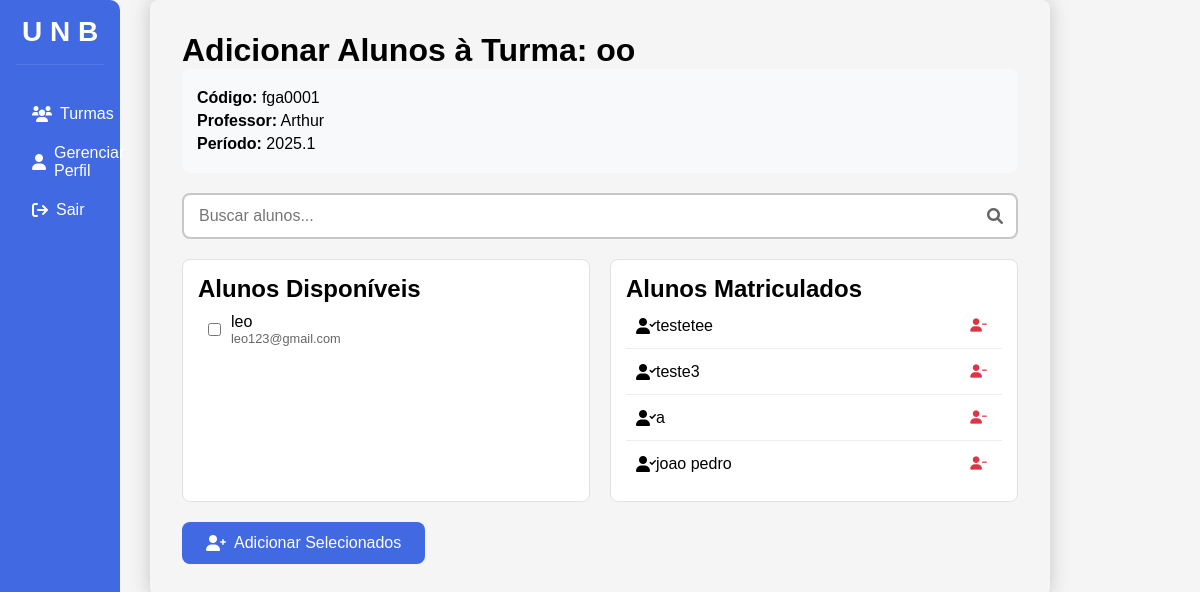
Page /professor/visualizar_turmas/alunos/fga0001/matricula (signed in) on the committed database.
### app.py (models this page shows, shortened)
class Turma(db.Model):
    codigo_disciplina = db.Column(db.String(100), nullable=False, primary_key=True)
    nome = db.Column(db.String(100), nullable=False)
    professor_email = db.Column(db.String(150), db.ForeignKey('user.email'), nullable=False)
    ano = db.Column(db.Integer, nullable=False)
    semestre = db.Column(db.Integer, nullable=False)
    professor = db.relationship('User', backref='turmas_ministradas', foreign_keys=[professor_email])
    alunos = db.relationship('User',
                           secondary=alunos_turmas,
                           lazy='subquery',
                           backref=db.backref('turmas', lazy=True))

class User(db.Model):
    email = db.Column(db.String(150), unique=True, nullable=False, primary_key=True)
    nome = db.Column(db.String(150), nullable=False)
    cargo = db.Column(db.String(50), nullable=False)
    senha = db.Column(db.String(150), nullable=False)

### app.py (the view, shortened to what this page needs)
@app.route('/professor/visualizar_turmas/alunos/<codigo>/matricula', methods=['GET', 'POST'])
def gerenciamento_aluno_prof(codigo):
    turma = Turma.query.get_or_404(codigo)
    alunos_matriculados = turma.alunos
    alunos_disponiveis = User.query.filter_by(cargo='Aluno').filter(
        ~User.turmas.any(Turma.codigo_disciplina == codigo)
    ).all()
    return render_template('professor/gerenciamento_aluno_prof.html',
                         turma=turma,
                         alunos_disponiveis=alunos_disponiveis,
                         alunos_matriculados=alunos_matriculados)

### templates/professor/gerenciamento_aluno_prof.html (shortened to what this page needs)
<!DOCTYPE html>
<html lang="pt-BR">
<head>
    <link rel="stylesheet" href="{{ url_for('static', filename='css/professor/gerenciamento_aluno_prof.css') }}">
    <link rel="stylesheet" href="https://cdnjs.cloudflare.com/ajax/libs/font-awesome/6.0.0-beta3/css/all.min.css">
</head>
<body>
    <div class="navbar">
        <h2>U N B</h2>
        <ul>
            <li><a href="{{ url_for('visualizar_turmas') }}"><i class="fas fa-users"></i>Turmas</a></li>
            <li><a href="{{ url_for('gerenciar_perfil', email=session['email'])}}"><i class="fa-solid fa-user"></i>Gerenciar Perfil</a></li>
            <li><a href="{{ url_for('logout') }}"><i class="fa-solid fa-arrow-right-from-bracket"></i> Sair</a></li>
        </ul>
    </div>
    <div class="container">
        <h1>Adicionar Alunos à Turma: {{ turma.nome }}</h1>
        <div class="info-turma">
            <p><strong>Código:</strong> {{ turma.codigo_disciplina }}</p>
            <p><strong>Professor:</strong> {{ turma.professor.nome }}</p>
            <p><strong>Período:</strong> {{ turma.ano }}.{{ turma.semestre }}</p>
        </div>
        <form method="POST">
            <div class="search-box">
                <input type="text" id="searchInput" placeholder="Buscar alunos...">
                <i class="fas fa-search"></i>
            </div>
            <div class="alunos-container">
                <div class="alunos-disponiveis">
                    <h2>Alunos Disponíveis</h2>
                    <div class="alunos-list">
                        {% for aluno in alunos_disponiveis %}
                        <div class="aluno-item">
                            <input type="checkbox" name="alunos[]" value="{{ aluno.email }}" id="aluno-{{ aluno.email }}">
                            <label for="aluno-{{ aluno.email }}">
                                {{ aluno.nome }}
                                <span class="email">{{ aluno.email }}</span>
                            </label>
                        </div>
                        {% endfor %}
                    </div>
                </div>
                <div class="alunos-matriculados">
                    <h2>Alunos Matriculados</h2>
                    <div class="alunos-list">
                        {% for aluno in alunos_matriculados %}
                        <div class="aluno-item">
                            <i class="fas fa-user-check"></i>
                            {{ aluno.nome }}
                            <button type="button" class="remove-btn" onclick="removeAluno('{{ aluno.email }}')">
                                <i class="fas fa-user-minus"></i>
                            </button>
                        </div>
                        {% endfor %}
                    </div>
                </div>
            </div>
            <div class="actions">
                <button type="submit" class="submit-btn">
                    <i class="fas fa-user-plus"></i>
                    Adicionar Selecionados
                </button>
            </div>
        </form>
    </div>
</body>
</html>

### static/css/professor/gerenciamento_aluno_prof.css (style rules this page uses)
* { margin: 0; padding: 0; box-sizing: border-box; font-family: 'Arial', sans-serif; }
body { background: #f5f5f5; min-height: 100vh; }
.navbar { width: 10%; background-color: #4169E1; color: white; padding: 1rem; position: fixed; height: 100%; border-top-right-radius: 10px; border-bottom-right-radius: 10px; }
.navbar h2 { text-align: center; margin-bottom: 2rem; padding-bottom: 1rem; border-bottom: 1px solid rgba(255, 255, 255, 0.1); font-size: 28px; color: var(--white-color); min-width: 60px; text-align: center; }
.navbar ul { list-style: none; padding: 0; }
.navbar ul li { margin-bottom: 5px; }
.navbar ul li a { color: white; text-decoration: none; display: flex; align-items: center; padding: 0.5rem 1rem; transition: background-color 0.3s; border-radius: 10px; }
.navbar ul li a i { margin-right: 0.5rem; }
.container { margin-left: 250px; padding: 2rem; border-radius: 8px; box-shadow: 0 0 20px rgba(0, 0, 0, 0.2); width: 75%; margin: auto; margin-top: 0; }
.info-turma { background: #f8f9fa; padding: 15px; border-radius: 8px; margin-bottom: 20px; }
.info-turma p { margin: 5px 0; }
.search-box { position: relative; margin-bottom: 20px; }
.search-box input { width: 100%; padding: 12px 40px 12px 15px; border: 2px solid #c7c7c7; border-radius: 8px; font-size: 16px; transition: all 0.3s ease; }
.search-box i { position: absolute; right: 15px; top: 50%; transform: translateY(-50%); color: #666; }
.alunos-container { display: grid; grid-template-columns: 1fr 1fr; gap: 20px; margin-bottom: 20px; }
.alunos-disponiveis, .alunos-matriculados { background: #fff; border: 1px solid #e1e1e1; border-radius: 8px; padding: 15px; }
.alunos-list { max-height: 400px; overflow-y: auto; }
.aluno-item { display: flex; align-items: center; padding: 10px; border-bottom: 1px solid #eee; }
.aluno-item:last-child { border-bottom: none; }
.aluno-item label { display: flex; flex-direction: column; margin-left: 10px; cursor: pointer; }
.aluno-item .email { font-size: 0.8em; color: #666; }
.remove-btn { margin-left: auto; background: none; border: none; color: #dc3545; cursor: pointer; padding: 5px; }
.submit-btn { background-color: #4169E1; color: white; border: none; padding: 12px 24px; border-radius: 8px; cursor: pointer; font-size: 16px; display: flex; align-items: center; gap: 8px; transition: all 0.3s ease; }

### rows in the picture
Turma: nome "oo", codigo_disciplina "fga0001", ano "2025", semestre "1"
User: professor.nome "Arthur"
User: nome "leo", email "leo123@gmail.com"
User: nome "testetee"
User: nome "teste3"
User: nome "a"
User: nome "joao pedro"
